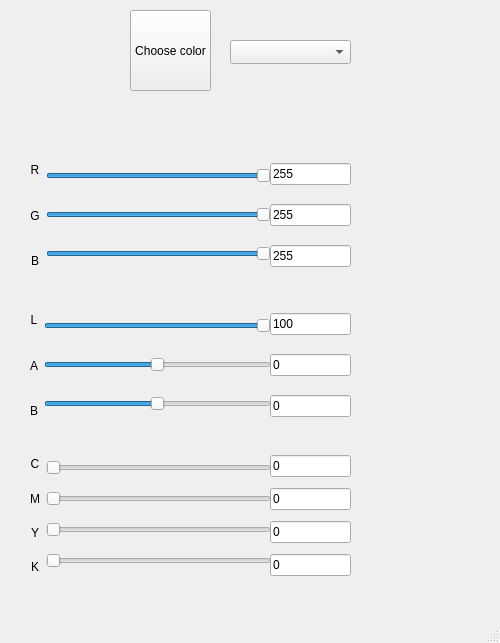
<?xml version="1.0" encoding="UTF-8"?>
<ui version="4.0">
 <class>MainWindow</class>
 <widget class="QMainWindow" name="MainWindow">
  <property name="geometry">
   <rect>
    <x>0</x>
    <y>0</y>
    <width>500</width>
    <height>643</height>
   </rect>
  </property>
  <property name="sizePolicy">
   <sizepolicy hsizetype="Minimum" vsizetype="Fixed">
    <horstretch>50</horstretch>
    <verstretch>50</verstretch>
   </sizepolicy>
  </property>
  <property name="minimumSize">
   <size>
    <width>500</width>
    <height>0</height>
   </size>
  </property>
  <property name="maximumSize">
   <size>
    <width>500</width>
    <height>1000</height>
   </size>
  </property>
  <property name="windowTitle">
   <string>MainWindow</string>
  </property>
  <widget class="QWidget" name="centralwidget">
   <widget class="QPushButton" name="pushButton">
    <property name="geometry">
     <rect>
      <x>130</x>
      <y>10</y>
      <width>81</width>
      <height>81</height>
     </rect>
    </property>
    <property name="sizePolicy">
     <sizepolicy hsizetype="Fixed" vsizetype="Fixed">
      <horstretch>50</horstretch>
      <verstretch>50</verstretch>
     </sizepolicy>
    </property>
    <property name="text">
     <string>Choose color</string>
    </property>
   </widget>
   <widget class="QWidget" name="layoutWidget_3">
    <property name="geometry">
     <rect>
      <x>30</x>
      <y>300</y>
      <width>241</width>
      <height>131</height>
     </rect>
    </property>
    <layout class="QHBoxLayout" name="horizontalLayout_2">
     <item>
      <layout class="QVBoxLayout" name="verticalLayout_5">
       <item>
        <widget class="QLabel" name="label_4">
         <property name="text">
          <string>L</string>
         </property>
         <property name="alignment">
          <set>Qt::AlignCenter</set>
         </property>
        </widget>
       </item>
       <item>
        <widget class="QLabel" name="label_5">
         <property name="text">
          <string>A</string>
         </property>
         <property name="alignment">
          <set>Qt::AlignCenter</set>
         </property>
        </widget>
       </item>
       <item>
        <widget class="QLabel" name="label_6">
         <property name="text">
          <string>B</string>
         </property>
         <property name="alignment">
          <set>Qt::AlignCenter</set>
         </property>
        </widget>
       </item>
      </layout>
     </item>
     <item>
      <layout class="QVBoxLayout" name="verticalLayout_6">
       <item>
        <widget class="QSlider" name="horizontalSlider_4">
         <property name="maximum">
          <number>100</number>
         </property>
         <property name="value">
          <number>100</number>
         </property>
         <property name="orientation">
          <enum>Qt::Horizontal</enum>
         </property>
        </widget>
       </item>
       <item>
        <widget class="QSlider" name="horizontalSlider_5">
         <property name="minimum">
          <number>-128</number>
         </property>
         <property name="maximum">
          <number>128</number>
         </property>
         <property name="orientation">
          <enum>Qt::Horizontal</enum>
         </property>
        </widget>
       </item>
       <item>
        <widget class="QSlider" name="horizontalSlider_6">
         <property name="minimum">
          <number>-128</number>
         </property>
         <property name="maximum">
          <number>128</number>
         </property>
         <property name="orientation">
          <enum>Qt::Horizontal</enum>
         </property>
        </widget>
       </item>
      </layout>
     </item>
    </layout>
   </widget>
   <widget class="QWidget" name="layoutWidget_5">
    <property name="geometry">
     <rect>
      <x>30</x>
      <y>450</y>
      <width>241</width>
      <height>131</height>
     </rect>
    </property>
    <layout class="QHBoxLayout" name="horizontalLayout_3">
     <item>
      <layout class="QVBoxLayout" name="verticalLayout_8">
       <item>
        <widget class="QLabel" name="label_7">
         <property name="text">
          <string>C</string>
         </property>
         <property name="alignment">
          <set>Qt::AlignCenter</set>
         </property>
        </widget>
       </item>
       <item>
        <widget class="QLabel" name="label_8">
         <property name="text">
          <string>M</string>
         </property>
         <property name="alignment">
          <set>Qt::AlignCenter</set>
         </property>
        </widget>
       </item>
       <item>
        <widget class="QLabel" name="label_9">
         <property name="text">
          <string>Y</string>
         </property>
         <property name="alignment">
          <set>Qt::AlignCenter</set>
         </property>
        </widget>
       </item>
       <item>
        <widget class="QLabel" name="label_10">
         <property name="text">
          <string>K</string>
         </property>
         <property name="alignment">
          <set>Qt::AlignCenter</set>
         </property>
        </widget>
       </item>
      </layout>
     </item>
     <item>
      <layout class="QVBoxLayout" name="verticalLayout_9">
       <item>
        <widget class="QSlider" name="horizontalSlider_7">
         <property name="maximum">
          <number>100</number>
         </property>
         <property name="orientation">
          <enum>Qt::Horizontal</enum>
         </property>
        </widget>
       </item>
       <item>
        <widget class="QSlider" name="horizontalSlider_8">
         <property name="maximum">
          <number>100</number>
         </property>
         <property name="orientation">
          <enum>Qt::Horizontal</enum>
         </property>
        </widget>
       </item>
       <item>
        <widget class="QSlider" name="horizontalSlider_9">
         <property name="maximum">
          <number>100</number>
         </property>
         <property name="orientation">
          <enum>Qt::Horizontal</enum>
         </property>
        </widget>
       </item>
       <item>
        <widget class="QSlider" name="horizontalSlider_10">
         <property name="maximum">
          <number>100</number>
         </property>
         <property name="orientation">
          <enum>Qt::Horizontal</enum>
         </property>
        </widget>
       </item>
      </layout>
     </item>
    </layout>
   </widget>
   <widget class="QComboBox" name="comboBox">
    <property name="geometry">
     <rect>
      <x>230</x>
      <y>40</y>
      <width>121</width>
      <height>24</height>
     </rect>
    </property>
   </widget>
   <widget class="QWidget" name="layoutWidget_6">
    <property name="geometry">
     <rect>
      <x>270</x>
      <y>450</y>
      <width>81</width>
      <height>131</height>
     </rect>
    </property>
    <layout class="QVBoxLayout" name="verticalLayout_10">
     <item>
      <widget class="QLineEdit" name="lineEdit_7">
       <property name="text">
        <string>0</string>
       </property>
      </widget>
     </item>
     <item>
      <widget class="QLineEdit" name="lineEdit_8">
       <property name="text">
        <string>0</string>
       </property>
      </widget>
     </item>
     <item>
      <widget class="QLineEdit" name="lineEdit_9">
       <property name="text">
        <string>0</string>
       </property>
      </widget>
     </item>
     <item>
      <widget class="QLineEdit" name="lineEdit_10">
       <property name="text">
        <string>0</string>
       </property>
      </widget>
     </item>
    </layout>
   </widget>
   <widget class="QWidget" name="layoutWidget_7">
    <property name="geometry">
     <rect>
      <x>270</x>
      <y>300</y>
      <width>81</width>
      <height>131</height>
     </rect>
    </property>
    <layout class="QVBoxLayout" name="verticalLayout_11">
     <item>
      <widget class="QLineEdit" name="lineEdit_4">
       <property name="text">
        <string>100</string>
       </property>
      </widget>
     </item>
     <item>
      <widget class="QLineEdit" name="lineEdit_5">
       <property name="text">
        <string>0</string>
       </property>
      </widget>
     </item>
     <item>
      <widget class="QLineEdit" name="lineEdit_6">
       <property name="text">
        <string>0</string>
       </property>
      </widget>
     </item>
    </layout>
   </widget>
   <widget class="QWidget" name="layoutWidget">
    <property name="geometry">
     <rect>
      <x>30</x>
      <y>150</y>
      <width>241</width>
      <height>131</height>
     </rect>
    </property>
    <layout class="QHBoxLayout" name="horizontalLayout">
     <item>
      <layout class="QVBoxLayout" name="verticalLayout_4">
       <item>
        <widget class="QLabel" name="label">
         <property name="text">
          <string>R</string>
         </property>
         <property name="alignment">
          <set>Qt::AlignCenter</set>
         </property>
        </widget>
       </item>
       <item>
        <widget class="QLabel" name="label_2">
         <property name="text">
          <string>G</string>
         </property>
         <property name="alignment">
          <set>Qt::AlignCenter</set>
         </property>
        </widget>
       </item>
       <item>
        <widget class="QLabel" name="label_3">
         <property name="text">
          <string>B</string>
         </property>
         <property name="alignment">
          <set>Qt::AlignCenter</set>
         </property>
        </widget>
       </item>
      </layout>
     </item>
     <item>
      <layout class="QVBoxLayout" name="verticalLayout_2">
       <item>
        <widget class="QSlider" name="horizontalSlider_1">
         <property name="maximum">
          <number>255</number>
         </property>
         <property name="value">
          <number>255</number>
         </property>
         <property name="sliderPosition">
          <number>255</number>
         </property>
         <property name="orientation">
          <enum>Qt::Horizontal</enum>
         </property>
        </widget>
       </item>
       <item>
        <widget class="QSlider" name="horizontalSlider_2">
         <property name="maximum">
          <number>255</number>
         </property>
         <property name="value">
          <number>255</number>
         </property>
         <property name="orientation">
          <enum>Qt::Horizontal</enum>
         </property>
        </widget>
       </item>
       <item>
        <widget class="QSlider" name="horizontalSlider_3">
         <property name="maximum">
          <number>255</number>
         </property>
         <property name="value">
          <number>255</number>
         </property>
         <property name="orientation">
          <enum>Qt::Horizontal</enum>
         </property>
        </widget>
       </item>
      </layout>
     </item>
    </layout>
   </widget>
   <widget class="QWidget" name="layoutWidget">
    <property name="geometry">
     <rect>
      <x>270</x>
      <y>150</y>
      <width>81</width>
      <height>131</height>
     </rect>
    </property>
    <layout class="QVBoxLayout" name="verticalLayout">
     <item>
      <widget class="QLineEdit" name="lineEdit_1">
       <property name="text">
        <string>255</string>
       </property>
      </widget>
     </item>
     <item>
      <widget class="QLineEdit" name="lineEdit_2">
       <property name="text">
        <string>255</string>
       </property>
      </widget>
     </item>
     <item>
      <widget class="QLineEdit" name="lineEdit_3">
       <property name="text">
        <string>255</string>
       </property>
      </widget>
     </item>
    </layout>
   </widget>
   <widget class="QWidget" name="layoutWidget_2">
    <property name="geometry">
     <rect>
      <x>540</x>
      <y>150</y>
      <width>241</width>
      <height>131</height>
     </rect>
    </property>
    <layout class="QHBoxLayout" name="horizontalLayout_4">
     <item>
      <layout class="QVBoxLayout" name="verticalLayout_7">
       <item>
        <widget class="QLabel" name="label_11">
         <property name="text">
          <string>H</string>
         </property>
         <property name="alignment">
          <set>Qt::AlignCenter</set>
         </property>
        </widget>
       </item>
       <item>
        <widget class="QLabel" name="label_12">
         <property name="text">
          <string>S</string>
         </property>
         <property name="alignment">
          <set>Qt::AlignCenter</set>
         </property>
        </widget>
       </item>
       <item>
        <widget class="QLabel" name="label_13">
         <property name="text">
          <string>L</string>
         </property>
         <property name="alignment">
          <set>Qt::AlignCenter</set>
         </property>
        </widget>
       </item>
      </layout>
     </item>
     <item>
      <layout class="QVBoxLayout" name="verticalLayout_3">
       <item>
        <widget class="QSlider" name="horizontalSlider_11">
         <property name="maximum">
          <number>360</number>
         </property>
         <property name="value">
          <number>100</number>
         </property>
         <property name="sliderPosition">
          <number>100</number>
         </property>
         <property name="orientation">
          <enum>Qt::Horizontal</enum>
         </property>
        </widget>
       </item>
       <item>
        <widget class="QSlider" name="horizontalSlider_12">
         <property name="maximum">
          <number>100</number>
         </property>
         <property name="value">
          <number>0</number>
         </property>
         <property name="orientation">
          <enum>Qt::Horizontal</enum>
         </property>
        </widget>
       </item>
       <item>
        <widget class="QSlider" name="horizontalSlider_13">
         <property name="maximum">
          <number>100</number>
         </property>
         <property name="value">
          <number>0</number>
         </property>
         <property name="orientation">
          <enum>Qt::Horizontal</enum>
         </property>
        </widget>
       </item>
      </layout>
     </item>
    </layout>
   </widget>
   <widget class="QWidget" name="layoutWidget_4">
    <property name="geometry">
     <rect>
      <x>780</x>
      <y>150</y>
      <width>81</width>
      <height>131</height>
     </rect>
    </property>
    <layout class="QVBoxLayout" name="verticalLayout_12">
     <item>
      <widget class="QLineEdit" name="lineEdit_11">
       <property name="text">
        <string>100</string>
       </property>
      </widget>
     </item>
     <item>
      <widget class="QLineEdit" name="lineEdit_12">
       <property name="text">
        <string>0</string>
       </property>
      </widget>
     </item>
     <item>
      <widget class="QLineEdit" name="lineEdit_13">
       <property name="text">
        <string>0</string>
       </property>
      </widget>
     </item>
    </layout>
   </widget>
   <widget class="QWidget" name="layoutWidget_8">
    <property name="geometry">
     <rect>
      <x>540</x>
      <y>300</y>
      <width>241</width>
      <height>131</height>
     </rect>
    </property>
    <layout class="QHBoxLayout" name="horizontalLayout_5">
     <item>
      <layout class="QVBoxLayout" name="verticalLayout_13">
       <item>
        <widget class="QLabel" name="label_14">
         <property name="text">
          <string>H</string>
         </property>
         <property name="alignment">
          <set>Qt::AlignCenter</set>
         </property>
        </widget>
       </item>
       <item>
        <widget class="QLabel" name="label_15">
         <property name="text">
          <string>S</string>
         </property>
         <property name="alignment">
          <set>Qt::AlignCenter</set>
         </property>
        </widget>
       </item>
       <item>
        <widget class="QLabel" name="label_16">
         <property name="text">
          <string>V</string>
         </property>
         <property name="alignment">
          <set>Qt::AlignCenter</set>
         </property>
        </widget>
       </item>
      </layout>
     </item>
     <item>
      <layout class="QVBoxLayout" name="verticalLayout_14">
       <item>
        <widget class="QSlider" name="horizontalSlider_14">
         <property name="maximum">
          <number>360</number>
         </property>
         <property name="value">
          <number>0</number>
         </property>
         <property name="sliderPosition">
          <number>0</number>
         </property>
         <property name="orientation">
          <enum>Qt::Horizontal</enum>
         </property>
        </widget>
       </item>
       <item>
        <widget class="QSlider" name="horizontalSlider_15">
         <property name="maximum">
          <number>100</number>
         </property>
         <property name="value">
          <number>0</number>
         </property>
         <property name="orientation">
          <enum>Qt::Horizontal</enum>
         </property>
        </widget>
       </item>
       <item>
        <widget class="QSlider" name="horizontalSlider_16">
         <property name="minimum">
          <number>-128</number>
         </property>
         <property name="maximum">
          <number>128</number>
         </property>
         <property name="value">
          <number>100</number>
         </property>
         <property name="orientation">
          <enum>Qt::Horizontal</enum>
         </property>
        </widget>
       </item>
      </layout>
     </item>
    </layout>
   </widget>
   <widget class="QWidget" name="layoutWidget_9">
    <property name="geometry">
     <rect>
      <x>780</x>
      <y>300</y>
      <width>81</width>
      <height>131</height>
     </rect>
    </property>
    <layout class="QVBoxLayout" name="verticalLayout_15">
     <item>
      <widget class="QLineEdit" name="lineEdit_14">
       <property name="text">
        <string>0</string>
       </property>
      </widget>
     </item>
     <item>
      <widget class="QLineEdit" name="lineEdit_15">
       <property name="text">
        <string>0</string>
       </property>
      </widget>
     </item>
     <item>
      <widget class="QLineEdit" name="lineEdit_16">
       <property name="text">
        <string>100</string>
       </property>
      </widget>
     </item>
    </layout>
   </widget>
   <widget class="QWidget" name="layoutWidget_10">
    <property name="geometry">
     <rect>
      <x>540</x>
      <y>450</y>
      <width>241</width>
      <height>131</height>
     </rect>
    </property>
    <layout class="QHBoxLayout" name="horizontalLayout_6">
     <item>
      <layout class="QVBoxLayout" name="verticalLayout_16">
       <item>
        <widget class="QLabel" name="label_17">
         <property name="text">
          <string>X</string>
         </property>
         <property name="alignment">
          <set>Qt::AlignCenter</set>
         </property>
        </widget>
       </item>
       <item>
        <widget class="QLabel" name="label_18">
         <property name="text">
          <string>Y</string>
         </property>
         <property name="alignment">
          <set>Qt::AlignCenter</set>
         </property>
        </widget>
       </item>
       <item>
        <widget class="QLabel" name="label_19">
         <property name="text">
          <string>Z</string>
         </property>
         <property name="alignment">
          <set>Qt::AlignCenter</set>
         </property>
        </widget>
       </item>
      </layout>
     </item>
     <item>
      <layout class="QVBoxLayout" name="verticalLayout_17">
       <item>
        <widget class="QSlider" name="horizontalSlider_17">
         <property name="maximum">
          <number>109</number>
         </property>
         <property name="value">
          <number>0</number>
         </property>
         <property name="sliderPosition">
          <number>0</number>
         </property>
         <property name="orientation">
          <enum>Qt::Horizontal</enum>
         </property>
        </widget>
       </item>
       <item>
        <widget class="QSlider" name="horizontalSlider_18">
         <property name="maximum">
          <number>109</number>
         </property>
         <property name="value">
          <number>0</number>
         </property>
         <property name="orientation">
          <enum>Qt::Horizontal</enum>
         </property>
        </widget>
       </item>
       <item>
        <widget class="QSlider" name="horizontalSlider_19">
         <property name="maximum">
          <number>109</number>
         </property>
         <property name="value">
          <number>100</number>
         </property>
         <property name="orientation">
          <enum>Qt::Horizontal</enum>
         </property>
        </widget>
       </item>
      </layout>
     </item>
    </layout>
   </widget>
   <widget class="QWidget" name="layoutWidget_11">
    <property name="geometry">
     <rect>
      <x>780</x>
      <y>450</y>
      <width>81</width>
      <height>131</height>
     </rect>
    </property>
    <layout class="QVBoxLayout" name="verticalLayout_18">
     <item>
      <widget class="QLineEdit" name="lineEdit_17">
       <property name="text">
        <string>0</string>
       </property>
      </widget>
     </item>
     <item>
      <widget class="QLineEdit" name="lineEdit_18">
       <property name="text">
        <string>0</string>
       </property>
      </widget>
     </item>
     <item>
      <widget class="QLineEdit" name="lineEdit_19">
       <property name="text">
        <string>100</string>
       </property>
      </widget>
     </item>
    </layout>
   </widget>
  </widget>
  <widget class="QMenuBar" name="menubar">
   <property name="geometry">
    <rect>
     <x>0</x>
     <y>0</y>
     <width>500</width>
     <height>21</height>
    </rect>
   </property>
  </widget>
  <widget class="QStatusBar" name="statusbar"/>
 </widget>
 <resources/>
 <connections/>
</ui>
